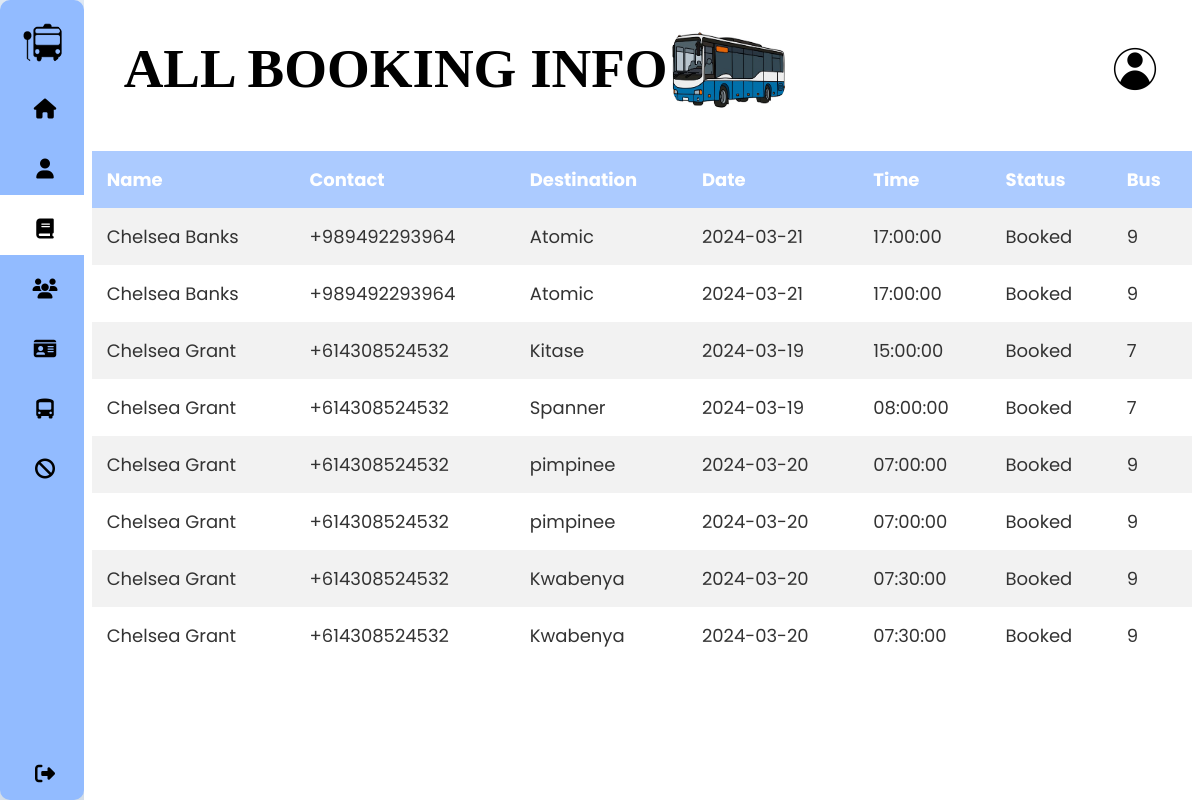
/admin/bookings.php (signed in), run on the app's committed database.
### tables this page shows
CREATE TABLE `Bookings` (
  `pid` int(11) NOT NULL,
  `bookingId` int(11) NOT NULL,
  `bid` int(11) NOT NULL,
  `date_booked` date NOT NULL,
  `time_slotID` int(11) NOT NULL,
  `bookingStatus` int(11) NOT NULL,
  `busStopID` int(11) NOT NULL
);

CREATE TABLE `People` (
  `pid` int(11) NOT NULL,
  `role_id` int(11) NOT NULL,
  `fname` varchar(25) NOT NULL,
  `lname` varchar(25) NOT NULL,
  `dob` date NOT NULL,
  `email` varchar(255) NOT NULL,
  `telnumber` varchar(255) NOT NULL,
  `gender` int(11) NOT NULL,
  `passwrd` varchar(255) NOT NULL,
  `bio` varchar(255) DEFAULT NULL
);

CREATE TABLE `BusStop` (
  `bsid` int(11) NOT NULL,
  `routeDescription` varchar(25) NOT NULL,
  `stopName` varchar(25) NOT NULL,
  `route_id` int(11) NOT NULL
);

CREATE TABLE `TimeSlots` (
  `slotID` int(11) NOT NULL,
  `time` time NOT NULL,
  `tripType` varchar(25) NOT NULL
);

CREATE TABLE `BookingStatus` (
  `status_id` int(11) NOT NULL,
  `status_name` varchar(25) NOT NULL
);

CREATE TABLE `Bus` (
  `bid` int(11) NOT NULL,
  `busName` varchar(25) NOT NULL,
  `capacity` int(11) NOT NULL,
  `registrationNumber` varchar(25) NOT NULL,
  `route_id` int(11) NOT NULL
);

### action/getAllBookingInfo.php (the view, shortened to what this page needs)
<?php
include('../settings/connection.php');
$sql = "SELECT
Bookings.bookingId,
Bus.bid,
TimeSlots.time,
Bookings.date_booked,
BusStop.stopName,
CONCAT(People.fname, ' ', People.lname) AS fullName,
People.telnumber,
BookingStatus.status_name
FROM
Bookings
JOIN
TimeSlots ON TimeSlots.slotID = Bookings.time_slotID
JOIN
BusStop ON BusStop.bsid = Bookings.busStopID
LEFT JOIN
Bus ON Bus.bid = Bookings.bid
LEFT JOIN
Driver ON Driver.bid = Bookings.bid
JOIN
People ON People.pid = Bookings.pid
JOIN
BookingStatus ON BookingStatus.status_id = Bookings.bookingStatus
WHERE
BookingStatus.status_name = 'Booked'
LIMIT 20;
";
$results = $conn->query($sql);
if ($results === false) {
    echo "Error: " . $conn->error;
} else {
    if ($results->num_rows > 0) {
        while ($row = $results->fetch_assoc()) {
            echo '<tr>';
            echo '<td>' . $row['fullName'] . '</td>';
            echo '<td>' . $row['telnumber'] . '</td>';
            echo '<td>' . $row['stopName'] . '</td>';
            echo '<td>' . $row['date_booked'] . '</td>';
            echo '<td>'. $row['time'].'</td>';
            echo '<td>'. $row['status_name'].'</td>';
            echo '<td>'. $row['bid'].'</td>';
            echo '</tr>';
        }
    } else {
        echo '<tr><td colspan="4">No bookings found for the user.</td></tr>';
    }
}

### css/Profile.css (style rules this page uses)
* { margin: 0; padding: 0; outline: none; border: none; text-decoration: none; box-sizing: border-box; font-family: "Poppins", sans-serif; }
body { background: #dfe9f5; display: flex; justify-content: space-between; width: 100; }

### css/Dashboard.css (style rules this page uses)
* { margin: 0; padding: 0; outline: none; border: none; text-decoration: none; box-sizing: border-box; font-family: "Poppins", sans-serif; }
body { display: flex; background-repeat: no-repeat; background-size: cover; justify-content: space-between; width: 100; }
td { padding: 15px; font-size: 18px; color: #333; }
tr:nth-child(even) { background: #fff; }

### data on the page
bookings: fullName "Chelsea Banks", people.telnumber "+989492293964", busStopID.stopName "Atomic", date_booked "2024-03-21", timeslots.time "17:00:00", bookingStatus.status_name "Booked", bid.bid "9"
bookings: fullName "Chelsea Grant", people.telnumber "+614308524532", busStopID.stopName "Kitase", date_booked "2024-03-19", timeslots.time "15:00:00", bookingStatus.status_name "Booked", bid.bid "7"
bookings: fullName "Chelsea Grant", people.telnumber "+614308524532", busStopID.stopName "Spanner", date_booked "2024-03-19", timeslots.time "08:00:00", bookingStatus.status_name "Booked", bid.bid "7"
bookings: fullName "Chelsea Grant", people.telnumber "+614308524532", busStopID.stopName "pimpinee", date_booked "2024-03-20", timeslots.time "07:00:00", bookingStatus.status_name "Booked", bid.bid "9"
bookings: fullName "Chelsea Grant", people.telnumber "+614308524532", busStopID.stopName "Kwabenya", date_booked "2024-03-20", timeslots.time "07:30:00", bookingStatus.status_name "Booked", bid.bid "9"
